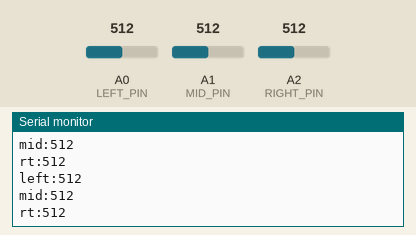
The sketch below on a simulated Arduino Uno, built with avr-gcc and run on an emulated ATmega328P. On the bench: the last lines printed to the serial monitor. The inputs (shaded band) are chosen by the test bench; at power-on: A0 (LEFT_PIN) = 512, A1 (MID_PIN) = 512, A2 (RIGHT_PIN) = 512.

Above: at 1.2 s.
1.3 s: A0 (LEFT_PIN) set to 993
At 2.0 s:
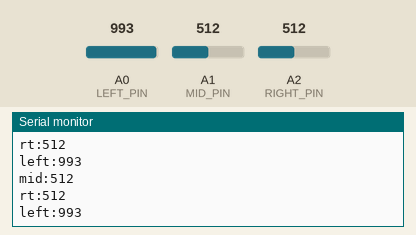
4.3 s: A0 (LEFT_PIN) set to 1018
At 5.4 s:
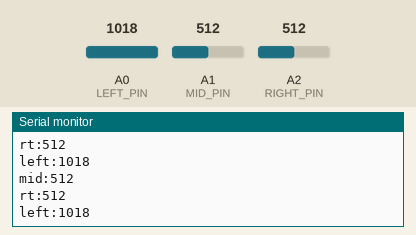
5.8 s: A1 (MID_PIN) set to 109
At 6.4 s:
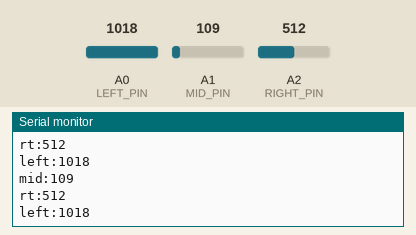
8.8 s: A1 (MID_PIN) set to 95
At 9.7 s:
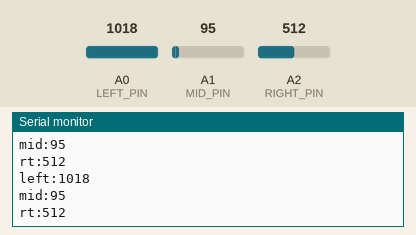
11.8 s: A0 (LEFT_PIN) set to 109
At 12.9 s:
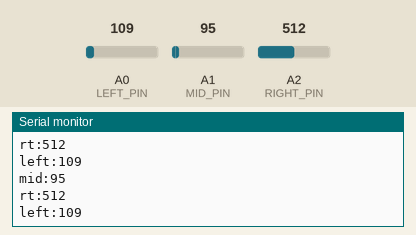
13.3 s: A0 (LEFT_PIN) set to 90
At 14.1 s:
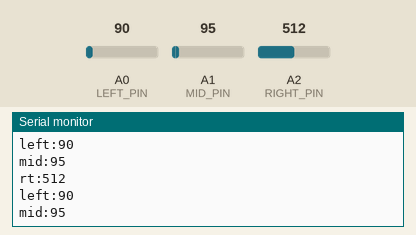
Timing chart, 0 to 15.8 s (numbered marks = the images above; inputs shaded):
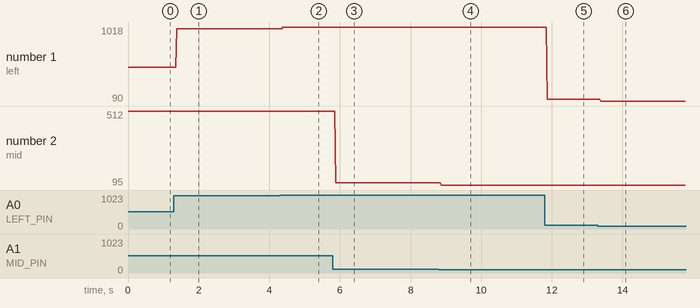

The sketch:

find-thresh.ino
```cpp
#define LEFT_PIN         A0
#define MID_PIN         A1
#define RIGHT_PIN         A2


void setup() {
  Serial.begin(9600);
  pinMode(LEFT_PIN, INPUT);
  pinMode(MID_PIN, INPUT);
  pinMode(RIGHT_PIN, INPUT);
}

void loop() {
  Serial.print("left:");
  Serial.println(analogRead(LEFT_PIN));
  Serial.print("mid:");
  Serial.println(analogRead(MID_PIN));
  Serial.print("rt:");
  Serial.println(analogRead(RIGHT_PIN));
}
```

Measured:
- the behaviour switches between 100 and 99 on A1 (MID_PIN) (found by bisection; images 3 and 4)
- the behaviour switches between 100 and 99 on A0 (LEFT_PIN) (found by bisection; images 5 and 6)
- after the input at 1.3 s, the serial monitor: prints a new line after 0.08 s (image 1)
- after the input at 4.3 s, the serial monitor: prints a new line after 0.08 s (image 2)
- after the input at 5.8 s, the serial monitor: prints a new line after 0.08 s (image 3)
- after the input at 8.8 s, the serial monitor: prints a new line after 0.08 s (image 4)
- after the input at 11.8 s, the serial monitor: prints a new line after 0.07 s (image 5)
- after the input at 13.3 s, the serial monitor: prints a new line after 0.08 s (image 6)
